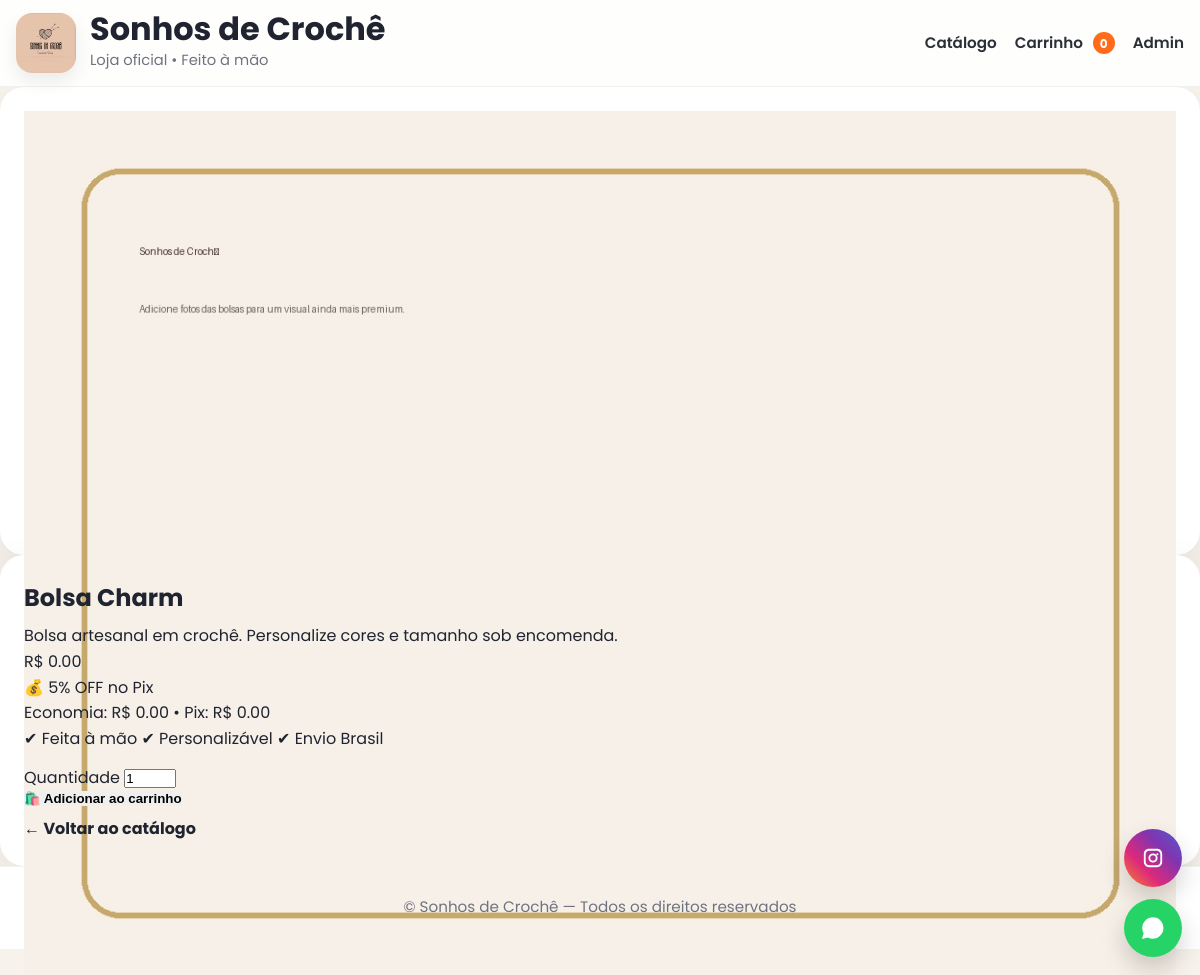
The app's page /produto/19 with its own data.
### app.py (models this page shows)
class Product(db.Model):
    id = db.Column(db.Integer, primary_key=True)
    name = db.Column(db.String(120), nullable=False)
    description = db.Column(db.Text, default="")
    price = db.Column(db.Numeric(10, 2), nullable=False, default=0)
    image_url = db.Column(db.Text, default="")  # legado (opcional)
    is_active = db.Column(db.Boolean, default=True)
    created_at = db.Column(db.DateTime, nullable=False, default=datetime.utcnow)
    images = db.relationship("ProductImage", backref="product", cascade="all, delete-orphan", lazy=True)

### app.py (the view)
    @app.route("/produto/<int:product_id>")
    def product_detail(product_id):
        product = Product.query.get_or_404(product_id)
        if not product.is_active:
            abort(404)
        images = ProductImage.query.filter_by(product_id=product.id).order_by(ProductImage.created_at.asc()).all()
        return render_template("product.html", product=product, images=images)

### templates/product.html (shortened to what this page needs)
{% extends "base.html" %}
{% block content %}
<div class="grid" style="grid-template-columns:1.1fr .9fr;gap:16px;align-items:start">
  <div class="card">
    <div class="media" style="height:420px">
      {% if images and images|length > 0 %}
        <img src="{{ images[0].image_url }}" alt="{{ product.name }}">
      {% else %}
        <img src="{{ product.image_url or url_for('static', filename='img/placeholder.jpg') }}" alt="{{ product.name }}">
      {% endif %}
    </div>
  </div>
  <div class="card">
    <div class="card-pad">
      <h2 style="margin:0 0 6px">{{ product.name }}</h2>
      <div class="muted">{{ product.description }}</div>
      <div class="price">R$ {{ "%.2f"|format(product.price) }}</div>
      {% if pix_discount_percent() > 0 %}
        {% set pix_price = price_with_pix_discount(product.price) %}
        {% set eco = (product.price - pix_price) %}
        <div class="pix">
          <div class="line1">💰 {{ pix_discount_percent() }}% OFF no Pix</div>
          <div class="line2">Economia: R$ {{ "%.2f"|format(eco) }} • Pix: R$ {{ "%.2f"|format(pix_price) }}</div>
        </div>
      {% endif %}
      <div class="kpis">
        <span class="chip">✔ Feita à mão</span>
        <span class="chip">✔ Personalizável</span>
        <span class="chip">✔ Envio Brasil</span>
      </div>
      <form method="post" action="{{ url_for('cart_add', product_id=product.id) }}" style="margin-top:14px">
        <div class="form-row">
          <div>
            <label class="muted">Quantidade</label>
            <input type="number" name="qty" value="1" min="1" max="99">
          </div>
          <div style="display:flex;align-items:end">
            <button class="btn primary block">🛍️ Adicionar ao carrinho</button>
          </div>
        </div>
      </form>
      <a class="btn soft block" style="margin-top:10px" href="{{ url_for('index') }}">← Voltar ao catálogo</a>
    </div>
  </div>
</div>
{% endblock %}

### static/css/premium.css (style rules this page uses)
:root { --bg:#f7f3ec; --surface:#ffffff; --surface-soft:#fbf8f2; --text:#1f2430; --muted:#6e7380; --gold:#c8a24e; --gold-dark:#b88f39; --line:#e8dfd0; --shadow:0 14px 40px rgba(33, 24, 9, .08); --shadow-hover:0 22px 56px rgba(33, 24, 9, .14); --radius:28px; }
* { margin:0; padding:0; box-sizing:border-box; }
html { scroll-behavior:smooth; }
body { font-family:'Poppins',sans-serif; background:var(--bg); color:var(--text); line-height:1.6; }
img { display:block; max-width:100%; }
a { color:inherit; }
.btn { display:inline-flex; align-items:center; justify-content:center; text-decoration:none; border:none; cursor:pointer; transition:.25s ease; font-weight:700; }
.login-box, .card { background:var(--surface); border-radius:24px; box-shadow:var(--shadow); }
.card { padding:24px; }

### records on screen
Product: name "Bolsa Charm", description "Bolsa artesanal em crochê. Personalize cores e tamanho sob encomenda.", price "0.00"

### other values on screen
{{ STORE_NAME() }} "Sonhos de Crochê"
{{ cart_count() }} "0"
{{ pix_discount_percent() }} "5"
{{ "%.2f"|format(eco) }} "0.00"
{{ "%.2f"|format(pix_price) }} "0.00"
